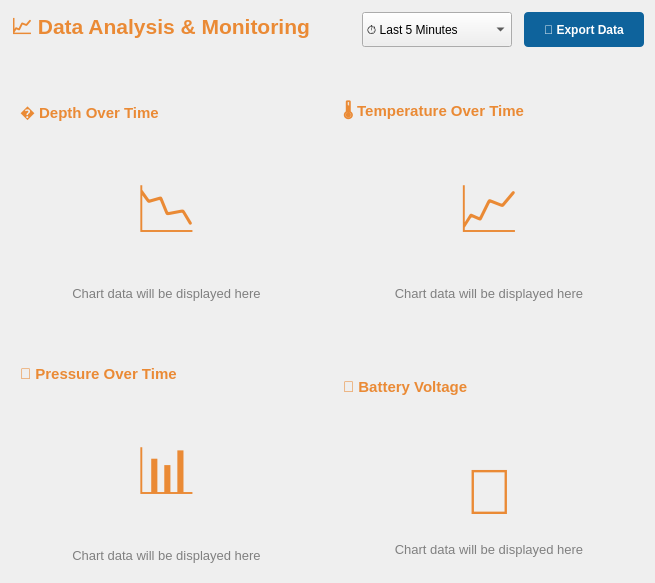
         <widget class="QWidget" name="page_data_analysis">
          <layout class="QVBoxLayout" name="verticalLayout_27">
           <property name="spacing">
            <number>12</number>
           </property>
           <item>
            <layout class="QHBoxLayout" name="horizontalLayout_analysis_top">
             <item>
              <widget class="QLabel" name="lblDataAnalysisTitle">
               <property name="text">
                <string>&lt;html&gt;&lt;head/&gt;&lt;body&gt;&lt;p&gt;&lt;span style=&quot; font-size:16pt; font-weight:600; color:#ea8a35;&quot;&gt;📈 Data Analysis &amp;amp; Monitoring&lt;/span&gt;&lt;/p&gt;&lt;/body&gt;&lt;/html&gt;</string>
               </property>
              </widget>
             </item>
             <item>
              <spacer name="horizontalSpacer_analysis">
               <property name="orientation">
                <enum>Qt::Horizontal</enum>
               </property>
               <property name="sizeHint" stdset="0">
                <size>
                 <width>40</width>
                 <height>20</height>
                </size>
               </property>
              </spacer>
             </item>
             <item>
              <widget class="QComboBox" name="cmbTimeRange">
               <property name="minimumSize">
                <size>
                 <width>150</width>
                 <height>35</height>
                </size>
               </property>
               <item>
                <property name="text">
                 <string>⏱️ Last 5 Minutes</string>
                </property>
               </item>
               <item>
                <property name="text">
                 <string>⏱️ Last 15 Minutes</string>
                </property>
               </item>
               <item>
                <property name="text">
                 <string>⏱️ Last Hour</string>
                </property>
               </item>
               <item>
                <property name="text">
                 <string>⏱️ Last 24 Hours</string>
                </property>
               </item>
              </widget>
             </item>
             <item>
              <widget class="QPushButton" name="btnExportData">
               <property name="minimumSize">
                <size>
                 <width>120</width>
                 <height>35</height>
                </size>
               </property>
               <property name="styleSheet">
                <string notr="true">QPushButton {
    background-color: #0e639c;
    color: white;
    border: none;
    border-radius: 4px;
    padding: 8px;
    font-weight: bold;
}
QPushButton:hover {
    background-color: #1177bb;
}</string>
               </property>
               <property name="text">
                <string>💾 Export Data</string>
               </property>
              </widget>
             </item>
            </layout>
           </item>
           <item>
            <layout class="QHBoxLayout" name="horizontalLayout_charts_1">
             <property name="spacing">
              <number>12</number>
             </property>
             <item>
              <widget class="QFrame" name="chart_frame_depth">
               <property name="minimumSize">
                <size>
                 <width>0</width>
                 <height>250</height>
                </size>
               </property>
               <property name="frameShape">
                <enum>QFrame::NoFrame</enum>
               </property>
               <property name="frameShadow">
                <enum>QFrame::Plain</enum>
               </property>
               <layout class="QVBoxLayout" name="verticalLayout_chart_1">
                <item>
                 <widget class="QLabel" name="lblChartDepthTitle">
                  <property name="text">
                   <string>&lt;html&gt;&lt;head/&gt;&lt;body&gt;&lt;p&gt;&lt;span style=&quot; font-size:11pt; font-weight:600; color:#ea8a35;&quot;&gt;� Depth Over Time&lt;/span&gt;&lt;/p&gt;&lt;/body&gt;&lt;/html&gt;</string>
                  </property>
                 </widget>
                </item>
                <item>
                 <widget class="QLabel" name="lblChartDepth">
                  <property name="text">
                   <string>&lt;html&gt;&lt;head/&gt;&lt;body&gt;&lt;p align=&quot;center&quot;&gt;&lt;span style=&quot; font-size:48pt; color:#ea8a35;&quot;&gt;📉&lt;/span&gt;&lt;/p&gt;&lt;p align=&quot;center&quot;&gt;&lt;span style=&quot; font-size:10pt; color:#808080;&quot;&gt;Chart data will be displayed here&lt;/span&gt;&lt;/p&gt;&lt;/body&gt;&lt;/html&gt;</string>
                  </property>
                  <property name="alignment">
                   <set>Qt::AlignCenter</set>
                  </property>
                 </widget>
                </item>
               </layout>
              </widget>
             </item>
             <item>
              <widget class="QFrame" name="chart_frame_temperature">
               <property name="minimumSize">
                <size>
                 <width>0</width>
                 <height>250</height>
                </size>
               </property>
               <property name="frameShape">
                <enum>QFrame::NoFrame</enum>
               </property>
               <property name="frameShadow">
                <enum>QFrame::Plain</enum>
               </property>
               <layout class="QVBoxLayout" name="verticalLayout_chart_2">
                <item>
                 <widget class="QLabel" name="lblChartTempTitle">
                  <property name="text">
                   <string>&lt;html&gt;&lt;head/&gt;&lt;body&gt;&lt;p&gt;&lt;span style=&quot; font-size:11pt; font-weight:600; color:#ea8a35;&quot;&gt;🌡️ Temperature Over Time&lt;/span&gt;&lt;/p&gt;&lt;/body&gt;&lt;/html&gt;</string>
                  </property>
                 </widget>
                </item>
                <item>
                 <widget class="QLabel" name="lblChartTemp">
                  <property name="text">
                   <string>&lt;html&gt;&lt;head/&gt;&lt;body&gt;&lt;p align=&quot;center&quot;&gt;&lt;span style=&quot; font-size:48pt; color:#ea8a35;&quot;&gt;📈&lt;/span&gt;&lt;/p&gt;&lt;p align=&quot;center&quot;&gt;&lt;span style=&quot; font-size:10pt; color:#808080;&quot;&gt;Chart data will be displayed here&lt;/span&gt;&lt;/p&gt;&lt;/body&gt;&lt;/html&gt;</string>
                  </property>
                  <property name="alignment">
                   <set>Qt::AlignCenter</set>
                  </property>
                 </widget>
                </item>
               </layout>
              </widget>
             </item>
            </layout>
           </item>
           <item>
            <layout class="QHBoxLayout" name="horizontalLayout_charts_2">
             <property name="spacing">
              <number>12</number>
             </property>
             <item>
              <widget class="QFrame" name="chart_frame_pressure">
               <property name="minimumSize">
                <size>
                 <width>0</width>
                 <height>250</height>
                </size>
               </property>
               <property name="frameShape">
                <enum>QFrame::NoFrame</enum>
               </property>
               <property name="frameShadow">
                <enum>QFrame::Plain</enum>
               </property>
               <layout class="QVBoxLayout" name="verticalLayout_chart_3">
                <item>
                 <widget class="QLabel" name="lblChartPressureTitle">
                  <property name="text">
                   <string>&lt;html&gt;&lt;head/&gt;&lt;body&gt;&lt;p&gt;&lt;span style=&quot; font-size:11pt; font-weight:600; color:#ea8a35;&quot;&gt;💧 Pressure Over Time&lt;/span&gt;&lt;/p&gt;&lt;/body&gt;&lt;/html&gt;</string>
                  </property>
                 </widget>
                </item>
                <item>
                 <widget class="QLabel" name="lblChartPressure">
                  <property name="text">
                   <string>&lt;html&gt;&lt;head/&gt;&lt;body&gt;&lt;p align=&quot;center&quot;&gt;&lt;span style=&quot; font-size:48pt; color:#ea8a35;&quot;&gt;📊&lt;/span&gt;&lt;/p&gt;&lt;p align=&quot;center&quot;&gt;&lt;span style=&quot; font-size:10pt; color:#808080;&quot;&gt;Chart data will be displayed here&lt;/span&gt;&lt;/p&gt;&lt;/body&gt;&lt;/html&gt;</string>
                  </property>
                  <property name="alignment">
                   <set>Qt::AlignCenter</set>
                  </property>
                 </widget>
                </item>
               </layout>
              </widget>
             </item>
             <item>
              <widget class="QFrame" name="chart_frame_battery">
               <property name="minimumSize">
                <size>
                 <width>0</width>
                 <height>250</height>
                </size>
               </property>
               <property name="frameShape">
                <enum>QFrame::NoFrame</enum>
               </property>
               <property name="frameShadow">
                <enum>QFrame::Plain</enum>
               </property>
               <layout class="QVBoxLayout" name="verticalLayout_chart_4">
                <item>
                 <widget class="QLabel" name="lblChartBatteryTitle">
                  <property name="text">
                   <string>&lt;html&gt;&lt;head/&gt;&lt;body&gt;&lt;p&gt;&lt;span style=&quot; font-size:11pt; font-weight:600; color:#ea8a35;&quot;&gt;🔋 Battery Voltage&lt;/span&gt;&lt;/p&gt;&lt;/body&gt;&lt;/html&gt;</string>
                  </property>
                 </widget>
                </item>
                <item>
                 <widget class="QLabel" name="lblChartBattery">
                  <property name="text">
                   <string>&lt;html&gt;&lt;head/&gt;&lt;body&gt;&lt;p align=&quot;center&quot;&gt;&lt;span style=&quot; font-size:48pt; color:#ea8a35;&quot;&gt;🔋&lt;/span&gt;&lt;/p&gt;&lt;p align=&quot;center&quot;&gt;&lt;span style=&quot; font-size:10pt; color:#808080;&quot;&gt;Chart data will be displayed here&lt;/span&gt;&lt;/p&gt;&lt;/body&gt;&lt;/html&gt;</string>
                  </property>
                  <property name="alignment">
                   <set>Qt::AlignCenter</set>
                  </property>
                 </widget>
                </item>
               </layout>
              </widget>
             </item>
            </layout>
           </item>
          </layout>
         </widget>
